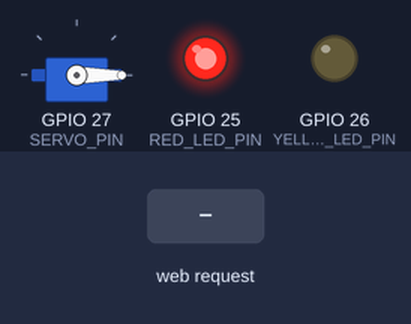
The sketch below on a simulated ESP32. On the bench: servo, output pins drawn as LEDs (lit = HIGH). Inputs (shaded band) come from the test bench. What the sketch prints to the serial monitor is not drawn.

Above: at 1.2 s.
1.3 s: HTTP request GET /open received
At 2.2 s:
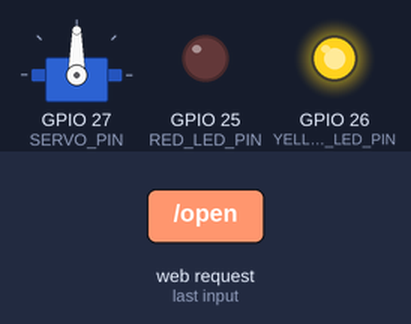
2.8 s: HTTP request GET /close received
At 3.4 s:
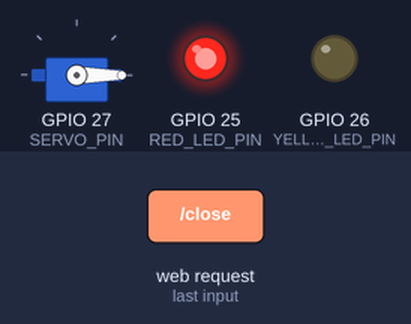
Timing chart, 0 to 5.8 s (numbered marks = the images above; inputs shaded):
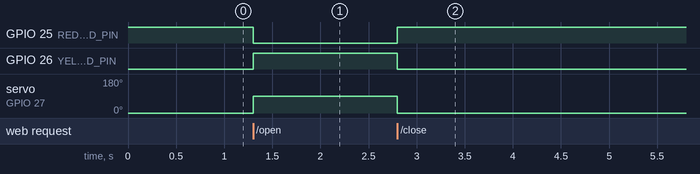

Measured:
- after the input at 1.3 s, GPIO 25 (RED_LED_PIN): HIGH → LOW at once; GPIO 26 (YELLOW_LED_PIN): LOW → HIGH at once; servo on GPIO 27 (SERVO_PIN): 0° → 90° at once
- after the input at 2.8 s, GPIO 25 (RED_LED_PIN): LOW → HIGH at once; GPIO 26 (YELLOW_LED_PIN): HIGH → LOW at once; servo on GPIO 27 (SERVO_PIN): 90° → 0° at once

The sketch:

esp32_servo_wed.ino
```cpp
#include <WiFi.h>
#include <WebServer.h>
#include <ESP32Servo.h>

// بيانات شبكة الـ ESP32
const char* ssid = "ESP32-Servo";
const char* password = "12345678";

// منافذ التوصيل
const int SERVO_PIN = 27;
const int YELLOW_LED_PIN = 26;
const int RED_LED_PIN = 25;

Servo myServo;
WebServer server(80);

String getHTMLPage() {
  String html = R"rawliteral(
<!DOCTYPE html>
<html>
<head>
<meta charset="UTF-8">
<meta name="viewport" content="width=device-width, initial-scale=1">
<title>ESP32 Servo Control</title>
<style>
body{
font-family:Arial;
text-align:center;
background:#f2f2f2;
margin-top:60px;
}
button{
width:220px;
height:70px;
font-size:24px;
margin:15px;
border:none;
border-radius:12px;
color:white;
cursor:pointer;
}
.open{
background:#28a745;
}
.close{
background:#dc3545;
}
</style>
</head>
<body>

<h1>ESP32 Servo Control</h1>

<form action="/open">
<button class="open">Open</button>
</form>

<form action="/close">
<button class="close">Close</button>
</form>

</body>
</html>
)rawliteral";

  return html;
}

void handleRoot() {
  server.send(200, "text/html", getHTMLPage());
}

void handleOpen() {
  myServo.write(90);

  digitalWrite(YELLOW_LED_PIN, HIGH);
  digitalWrite(RED_LED_PIN, LOW);

  server.send(200, "text/html", getHTMLPage());
}

void handleClose() {
  myServo.write(0);

  digitalWrite(YELLOW_LED_PIN, LOW);
  digitalWrite(RED_LED_PIN, HIGH);

  server.send(200, "text/html", getHTMLPage());
}

void setup() {

  Serial.begin(115200);

  pinMode(YELLOW_LED_PIN, OUTPUT);
  pinMode(RED_LED_PIN, OUTPUT);

  myServo.attach(SERVO_PIN);
  myServo.write(0);

  digitalWrite(RED_LED_PIN, HIGH);
  digitalWrite(YELLOW_LED_PIN, LOW);

  // إنشاء شبكة WiFi
  WiFi.softAP(ssid, password);

  Serial.println();
  Serial.println("WiFi Access Point Started");
  Serial.print("SSID: ");
  Serial.println(ssid);

  Serial.print("IP Address: ");
  Serial.println(WiFi.softAPIP());

  server.on("/", handleRoot);
  server.on("/open", handleOpen);
  server.on("/close", handleClose);

  server.begin();
}

void loop() {
  server.handleClient();
}
```
